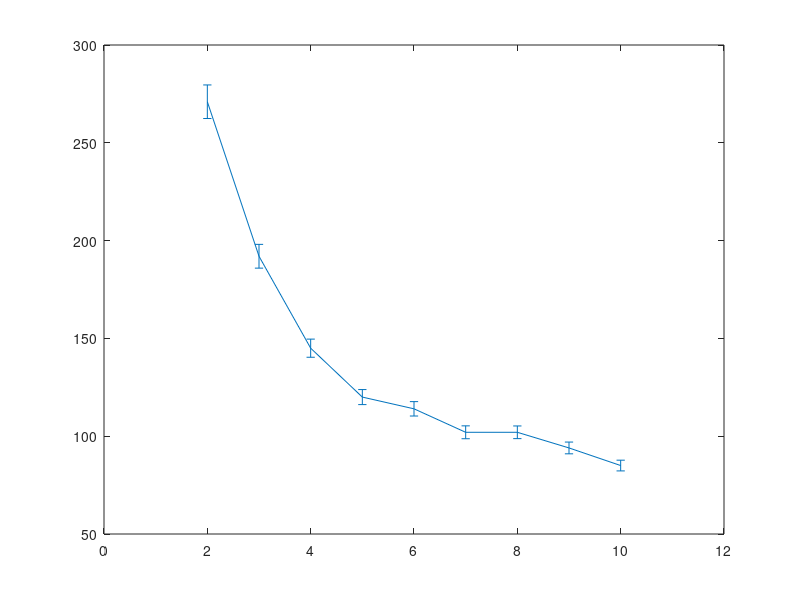

Reproduce this figure in MATLAB. (Note: this script raises an error after producing the figure.)
clear all;
close all;
clc;

vin=[2 3 4 5 6 7 8 9 10];
ch1sigma=[271 192 145 120 114 102 102 94 85];
ch1err=[1/sqrt(998)*ch1sigma(1) 1/sqrt(999)*ch1sigma(2) 1/sqrt(977)*ch1sigma(3) ...
    1/sqrt(976)*ch1sigma(4) 1/sqrt(960)*ch1sigma(5) 1/sqrt(960)*ch1sigma(6) ...
    1/sqrt(993)*ch1sigma(7) 1/sqrt(978)*ch1sigma(8) 1/sqrt(961)*ch1sigma(9)];
ch2sigma=[255 182 146 144 133 129 112 102 92];
ch2err=[1/sqrt(989)*ch2sigma(1) 1/sqrt(993)*ch2sigma(2) 1/sqrt(991)*ch2sigma(3) ...
    1/sqrt(986)*ch2sigma(4) 1/sqrt(976)*ch2sigma(5) 1/sqrt(996)*ch2sigma(6) ...
    1/sqrt(983)*ch2sigma(7) 1/sqrt(994)*ch2sigma(8) 1/sqrt(970)*ch2sigma(9)];
ch3sigma=[254 176 125 117 106 103 91 91 82];
ch3err=[1/sqrt(969)*ch3sigma(1) 1/sqrt(979)*ch3sigma(2) 1/sqrt(967)*ch3sigma(3) ...
    1/sqrt(983)*ch3sigma(4) 1/sqrt(972)*ch3sigma(5) 1/sqrt(988)*ch3sigma(6) ...
    1/sqrt(980)*ch3sigma(7) 1/sqrt(983)*ch3sigma(8) 1/sqrt(975)*ch3sigma(9)];
ch4sigma=[266 175 132 115 98 86 84 81 72];
ch4err=[1/sqrt(961)*ch4sigma(1) 1/sqrt(981)*ch4sigma(2) 1/sqrt(997)*ch4sigma(3) ...
    1/sqrt(992)*ch4sigma(4) 1/sqrt(997)*ch4sigma(5) 1/sqrt(986)*ch4sigma(6) ...
    1/sqrt(992)*ch4sigma(7) 1/sqrt(996)*ch4sigma(8) 1/sqrt(988)*ch4sigma(9)];

fitfun=@(A,x)sqrt(A(1)*x.^(-2)+A(2));
xf0=[0.9,140];
A1=lsqcurvefit(fitfun,xf0,vin,ch1sigma);
A2=lsqcurvefit(fitfun,xf0,vin,ch2sigma);
A3=lsqcurvefit(fitfun,xf0,vin,ch3sigma);
A4=lsqcurvefit(fitfun,xf0,vin,ch4sigma);

E1=errorbar(vin,ch1sigma,ch1err);
set(E1,'LineStyle', 'none ','Color', 'r','LineWidth', 3, 'Marker', '.', 'MarkerSize', 8, ...
         'MarkerEdgeColor', [.2 .2 .2], 'MarkerFaceColor' , [0,1,1]);
hold on
times = linspace(vin(1),vin(end));
plot(times,fitfun(A1,times),'r--','LineWidth', 2);
hold on
E2=errorbar(vin,ch2sigma,ch2err);
set(E2,'LineStyle', 'none ','Color', 'g','LineWidth', 3, 'Marker', '.', 'MarkerSize', 8, ...
         'MarkerEdgeColor', [.2 .2 .2], 'MarkerFaceColor' , [0,1,1]);
hold on
plot(times,fitfun(A2,times),'g--','LineWidth', 2);
hold on
E3=errorbar(vin,ch3sigma,ch3err);
set(E3,'LineStyle', 'none ','Color', 'b','LineWidth', 3, 'Marker', '.', 'MarkerSize', 8, ...
         'MarkerEdgeColor', [.2 .2 .2], 'MarkerFaceColor' , [0,1,1]);
hold on
plot(times,fitfun(A3,times),'b--','LineWidth', 2);
hold on
E4=errorbar(vin,ch4sigma,ch4err);
set(E4,'LineStyle', 'none ','Color', 'm','LineWidth', 3, 'Marker', '.', 'MarkerSize', 8, ...
         'MarkerEdgeColor', [.2 .2 .2], 'MarkerFaceColor' , [0,1,1]);
hold on
plot(times,fitfun(A4,times),'m--','LineWidth', 2);

xlabel('input(mV)');
ylabel('jitter rms(ps)');
grid on
legend('ch1 measurement data','ch1 measured data fitting',...
    'ch2 measurement data','ch2 measured data fitting',...
    'ch3 measurement data','ch3 measured data fitting',...
    'ch4 measurement data','ch4 measured data fitting');
title('Board 2 OR4 timing performance');